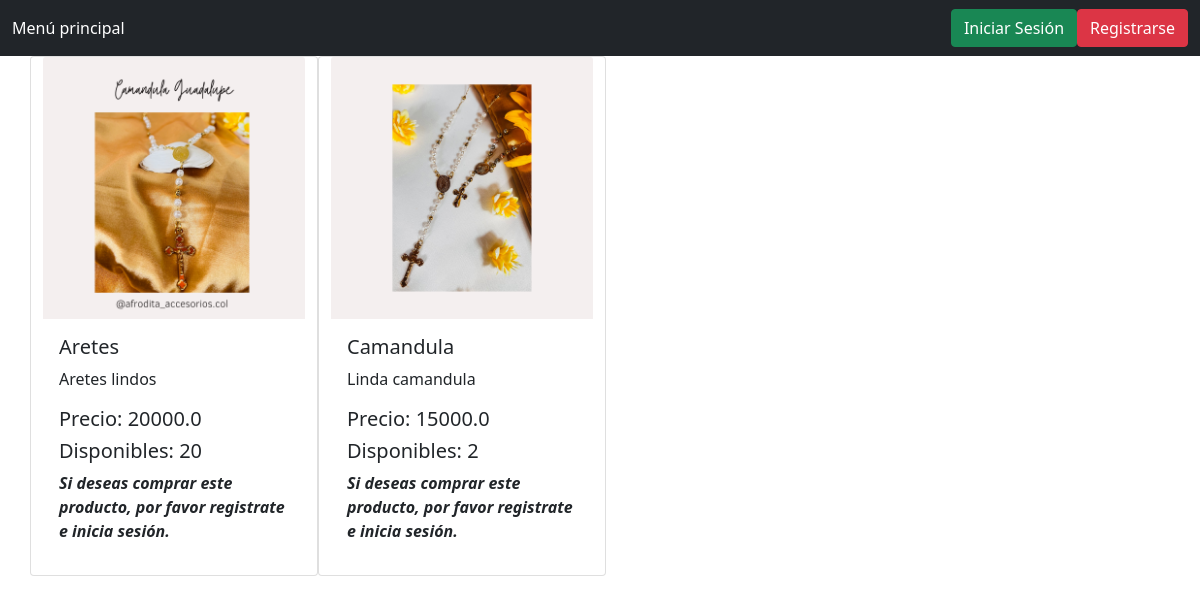
Before: / with the older database file.
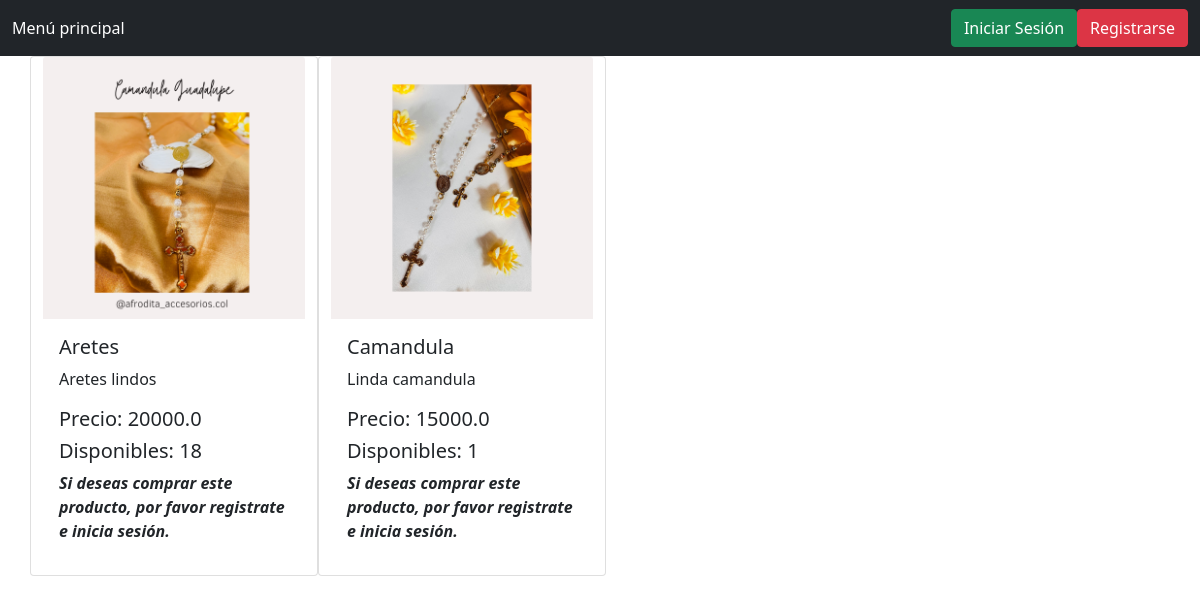
After: the same page with the newer database file.
### tables this page shows
CREATE TABLE Item (Id INTEGER PRIMARY KEY AUTOINCREMENT, Name TEXT, Quantity INT, Price REAL, Sold INT, Description TEXT, URL TEXT);

### app.py (the view, shortened to what this page needs)
@app.route('/')
def index():
    rows = readItem()
    flag = 0
    amount = 0
    user, admin = "", ""
    rows = list(map(list, rows))
    return render_template('index.html', data = rows, user = user, flag = flag, admin = admin, amount = amount)

### controller.py (called while the page is built)
def readItem():
    conn = sqlite3.connect('items.db')
    cursor = conn.cursor()
    query1 = "SELECT * FROM item"
    rows = list(cursor.execute(query1))
    return rows

### templates/index.html (shortened to what this page needs)
<!DOCTYPE html>
<html>
    <head>
        <link href="https://cdn.jsdelivr.net/npm/bootstrap@5.0.2/dist/css/bootstrap.min.css" rel="stylesheet">
    </head>
    <body>
        <nav class="navbar navbar-dark bg-dark">
            <div class="container-fluid">
                <ul class="navbar-nav me-auto mb-2 mb-lg-0">
                    <li class="nav-item">
                        <a class="nav-link active" aria-current="page" href="{{ url_for('index') }}">
                            Menú principal
                        </a>
                    </li>
                </ul>
                {% if flag == 0 %}
                    <a href="{{ (url_for('login')) }}">
                        <button type="submit" class="btn btn-success">Iniciar Sesión</button>
                    </a>
                    <a href="{{ (url_for('register')) }}">
                        <button type="submit" class="btn btn-danger">Registrarse</button>
                    </a>
                {% endif %}
            </div>
        </nav>
        <div class="container">
			<div class="row">
		        {% for row in data %}
                    {% if row[2] > 0%}
                        <div class="card" style="width: 18rem;">
                            <img src="{{ row[6] }}" class="card-img-top" alt="{{ row[1] }}">
                            <div class="card-body">
                                <h5 class="card-title">{{ row[1] }}</h5>
                                <p class="card-text">
                                    {{ row[5] }}
                                </p>
                                <h5>Precio: {{ row[3] }}</h5>
                                <h5>Disponibles: {{ row[2] }}</h5>
                                {% if user %}
                                <form action="{{ url_for('add_cart', itemId = row[0], user = user) }}">
                                    <button type="submit" class="btn btn-primary">Añadir al carrito</button>
                                </form>
                                {% else %}
                                    <p>
                                        <b>
                                            <i class="fa fa-italic" aria-hidden="true">
                                                Si deseas comprar este producto, por favor registrate e inicia sesión.
                                            </i>
                                        </b>
                                    </p>
                                {% endif %}
                            </div>
                        </div>
                    {% endif %}
		        {% endfor %}
		    </div>
		</div>
    </body>
</html>

Changed rows visible on the page:
changed Item "Aretes": Quantity "20" → "18"
changed Item "Camandula": Quantity "2" → "1"
